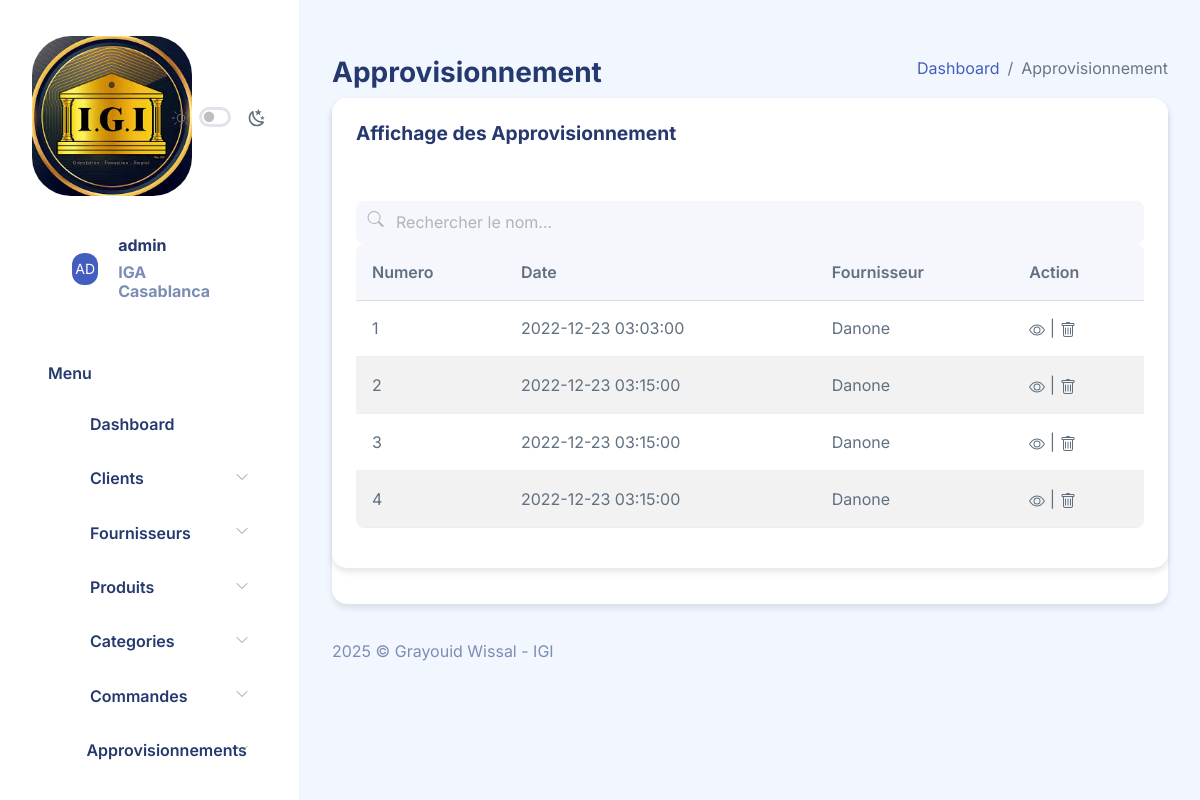
Page /Presentation/Approvisionnement/afficherApprovisionnements.php (signed in) on the earlier database version.
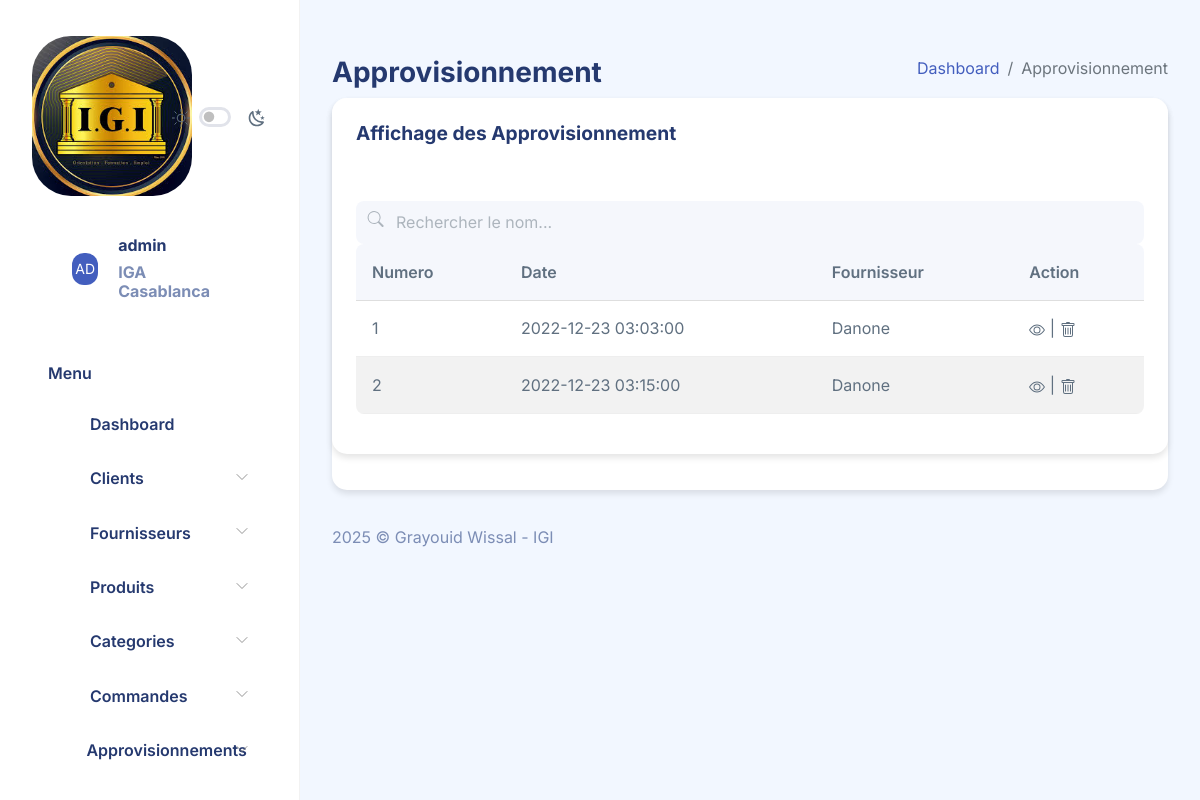
Same page on the later database version.
### tables this page shows
CREATE TABLE IF NOT EXISTS `approvisionnement` (
  `numeroAppro` int NOT NULL AUTO_INCREMENT,
  `date` datetime NOT NULL DEFAULT CURRENT_TIMESTAMP,
  `statut` enum('en_attente','confirmee','recue','annulee') DEFAULT 'en_attente',
  `montantTotal` decimal(10,2) DEFAULT 0.00,
  `idFournisseur` int NOT NULL,
  `created_at` timestamp DEFAULT CURRENT_TIMESTAMP,
  PRIMARY KEY (`numeroAppro`),
  KEY `fk_appro_fournisseur` (`idFournisseur`),
  INDEX `idx_date` (`date`),
  INDEX `idx_statut` (`statut`),
  CONSTRAINT `fk_appro_fournisseur` FOREIGN KEY (`idFournisseur`) REFERENCES `fournisseur` (`idFournisseur`) ON DELETE RESTRICT ON UPDATE CASCADE
);

CREATE TABLE IF NOT EXISTS `fournisseur` (
  `idFournisseur` int NOT NULL AUTO_INCREMENT,
  `nom` varchar(100) NOT NULL,
  `adresse` varchar(255) NOT NULL,
  `telephone` varchar(20) NOT NULL,
  `email` varchar(100) NOT NULL,
  `created_at` timestamp DEFAULT CURRENT_TIMESTAMP,
  `updated_at` timestamp DEFAULT CURRENT_TIMESTAMP ON UPDATE CURRENT_TIMESTAMP,
  PRIMARY KEY (`idFournisseur`),
  UNIQUE KEY `email_unique` (`email`),
  INDEX `idx_nom` (`nom`)
);

### DAO/DAO.php (called while the page is built, shortened)
<?php
function getPDO(){
            return new PDO("mysql:host=localhost:3306;dbname=projet_gestion_stock", "root", "");
        }
    class DAO{
        function getPDO(){
            return new PDO("mysql:host=localhost:3306;dbname=projet_gestion_stock", "root", "");
        }
        static function getFournisseur($id){
            $pdo=getPDO();
            $stmt=$pdo->prepare("SELECT * FROM fournisseur where idFournisseur=?;");
            $stmt->execute(array($id));
            if($row = $stmt->fetch(PDO::FETCH_ASSOC)){
                extract($row);
                return new Fournisseur($nom,$adresse,$telephone,$email);
            }
            return null;
        }
        function afficherApprovis(){
            $pdo = $this->getPDO();
            $stmt=$pdo->prepare("SELECT * FROM approvisionnement");
            $stmt->execute();
            $cmd=[];
            while($row = $stmt->fetch(PDO::FETCH_ASSOC)){
                extract($row);
                $cli=new Approvis($numeroAppro,$date,$idFournisseur);
                $cmd[]=$cli;
            }
            return $cmd;
        }
}
?>

### Metier/approvisionnement.php (called while the page is built, shortened)
<?php
include_once "../../DAO/DAO.php";
require_once "approcom.php" ;
class Approvis extends ApproCom{
    public static function afficher(){
        $dao = new DAO();
        return $dao->afficherApprovis();
    }
}
?>

### Metier/approcom.php (called while the page is built, shortened)
<?php
require_once PROJECT_ROOT . "/DAO/DAO.php";
class ApproCom{
    protected $numCmd;
    protected $date;
    protected $id;
    public function __construct($n,$d,$i){
        $this->numCmd = $n;
        $this->date = $d;
        $this->id = $i;
    }
    public function get($c){
        switch($c){
            case "n" : return $this->numCmd;
            case "d" : return $this->date;
            case "i" : return $this->id;
        }
    }
}
?>

### Metier/personne.php (called while the page is built, shortened)
<?php
require_once PROJECT_ROOT . "/DAO/DAO.php";
class Personne{
    protected $nom;
    public function __construct($n,$a,$t,$e){
        $this->nom = $n;
    }
    public function get($c){
        switch($c){
            case "n" : return $this->nom; break;
        }
    }
}
?>

### Presentation/Approvisionnement/afficherApprovisionnements.php (the view, shortened to what the changed rows need)
<?php $title = "Approvisionnement" ;include "../templates/header.php" ?>
<div id="main">
    <br>
    <div class="page-heading">
        <section class="section">
            <div class="card">
                <div class="card">
                    <div class="card-content">
                        <div class="card-body">
                            <div class="table-responsive">
                                <table class="table table-md table-striped" id="table">
                                    <thead>
                                        <tr>
                                            <th>Numero</th>
                                            <th>Date</th>
                                            <th>Fournisseur</th>
                                            <th>Action</th>
                                        </tr>
                                    </thead>
                                    <tbody>
                                        <?php
                                        $tab = Approvis::afficher();
                                        echo "<tr>";
                                        $dao = new DAO();
                                        foreach($tab as $t) {
                                            $client = $dao->getFournisseur($t->get("i"));
                                            ?>
                                        <tr>
                                            <td><?=$t->get("n")?></td>
                                            <td><?=$t->get("d")?></td>
                                            <td><?=$client->get("n")?></td>
                                            <td>
                                                <span>
                                                    <a data-bs-toggle="modal"
                                                        data-bs-target="#view<?=$t->get("n")?>">
                                                        <svg class="bi" width="1em" height="1em"
                                                            fill="currentColor">
                                                            <use
                                                                xlink:href="../../assets/images/bootstrap-icons.svg#eye">
                                                            </use>
                                                        </svg>
                                                    </a>&#124;
                                                    <a data-bs-toggle="modal"
                                                        data-bs-target="#supprimer<?=$t->get("n")?>">
                                                        <svg class="bi" width="1em" height="1em"
                                                            fill="currentColor">
                                                            <use
                                                                xlink:href="../../assets/images/bootstrap-icons.svg#trash">
                                                            </use>
                                                        </svg>
                                                    </a>
                                                </span>
                                                                        <?php
                                                                            $dao = new DAO();
                                                                            ?>
                                        </tr>
                                        <?php }
                                        echo"</tr>";
                                        ?>
                                    </tbody>
                                </table>
                            </div>
                        </div>
                    </div>
                </div>
            </div>
        </section>
    </div>
    <?php include "../templates/footer.php" ?>

Differences in the rows shown:
removed approvisionnement: numeroAppro "3", date "2022-12-23 03:15:00", idFournisseur.nom "Danone"
removed approvisionnement: numeroAppro "4", date "2022-12-23 03:15:00", idFournisseur.nom "Danone"
